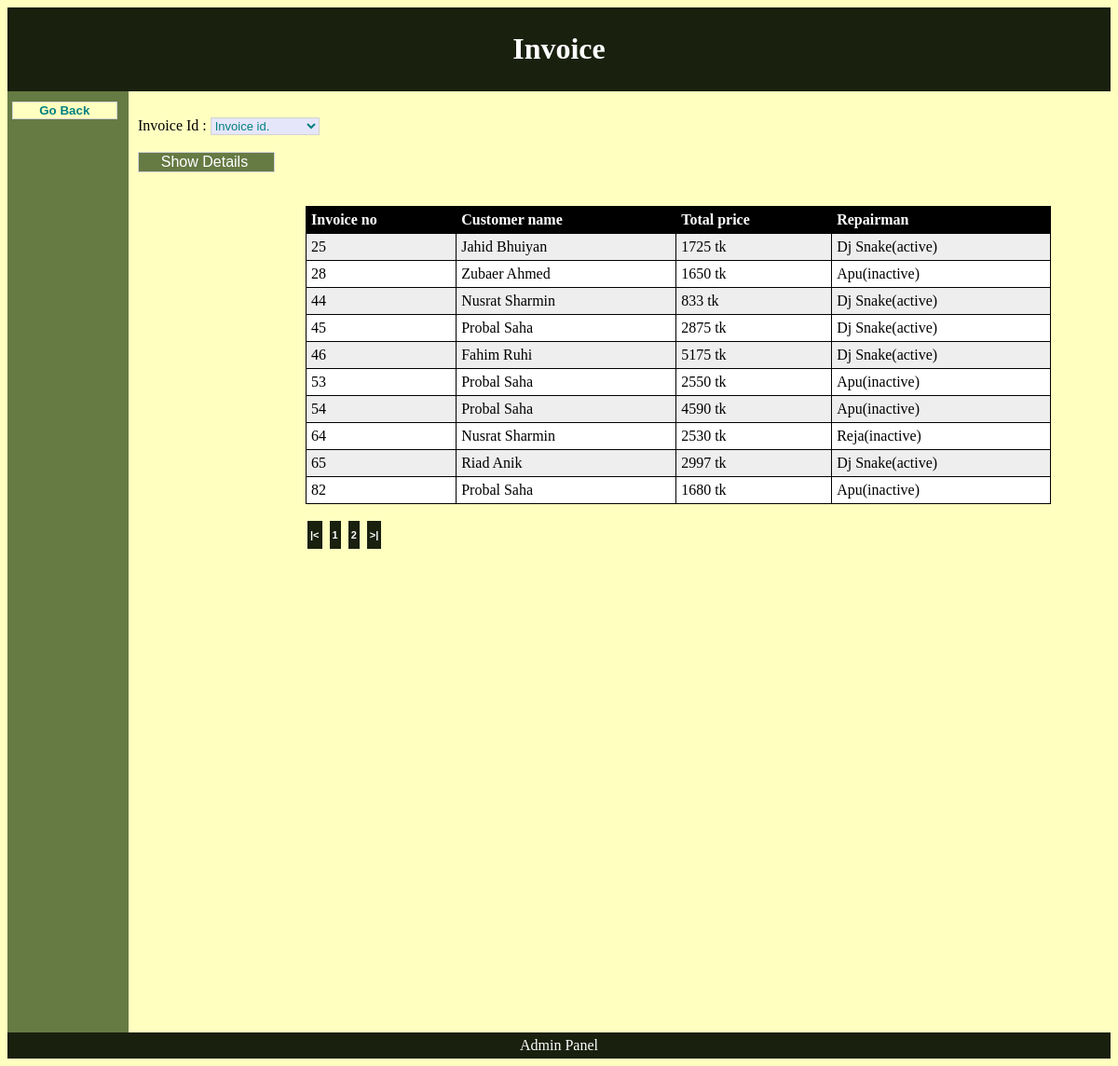
/Sales-portion/repairinvoice.php (signed in), run on the app's committed database.
### tables this page shows
CREATE TABLE IF NOT EXISTS `invoice` (
  `I_id` int(10) NOT NULL,
  `C_id` int(10) NOT NULL,
  `I_subtotal` int(10) NOT NULL,
  `I_vat` int(10) NOT NULL,
  `I_totalcost` int(15) NOT NULL,
  `I_date` date NOT NULL,
  `s_id` int(15) NOT NULL,
  `D_id` int(15) NOT NULL
);

CREATE TABLE IF NOT EXISTS `customer` (
  `C_id` int(15) NOT NULL,
  `C_Fname` varchar(10) NOT NULL,
  `C_Lname` varchar(10) NOT NULL,
  `C_phone` varchar(15) NOT NULL,
  `C_email` varchar(30) NOT NULL,
  `D_id` int(15) NOT NULL
);

CREATE TABLE IF NOT EXISTS `salesman` (
  `S_id` int(10) NOT NULL,
  `S_name` varchar(15) NOT NULL,
  `status` varchar(10) NOT NULL
);

### Sales-portion/repairinvoice.php (the view, shortened to what this page needs)
<?php
$num_rec_per_page=10;
if (isset($_GET["page"])) {
    $page  = $_GET["page"];
}
else {
    $page=1;
}
$start_from = ($page-1) * $num_rec_per_page;
    $result1= mysql_query("SELECT project.`customer`.`C_Fname`,`C_Lname`,project.`invoice`.`I_id`,`I_totalcost`,project.`salesman`.`S_name`,`status` FROM project.`invoice` INNER JOIN project.`customer` ON project.`customer`.`C_id`=project.`invoice`.`C_id` INNER JOIN project.`salesman` ON project.`salesman`.`S_id`=project.`invoice`.`S_id` WHERE project.`invoice`.`D_id`='2' ORDER BY project.`invoice`.`I_id`LIMIT $start_from, $num_rec_per_page;;
");
?>
<!DOCTYPE html>
<html>
    <head>
        <link rel="stylesheet" href="style.css">
    </head>
    <body bgcolor=" #FFFFC0">
        <header>
        <h1>Invoice</h1>
        </header>
        <nav>
   <div class="submit"> <form action="RepairSection.php" method="POST"><input type="submit" class="cat"style="font-face: 'Comic Sans MS'; font-size: smaller; color: teal; background-color: #FFFFC0; border: 1pt ridge lightgrey" value="&nbsp;&nbsp;&nbsp;&nbsp;&nbsp;&nbsp;Go Back&nbsp;&nbsp;&nbsp;&nbsp;&nbsp;&nbsp;"></div></form>
        </nav>
        <section>
        <!DOCTYPE html>
        <html>
        <head>
        </head>
        <body>
             <form action="invoicedetailsrepair.php" method="POST"><br>
                Invoice Id : <select name="i_id"style="font-face: 'Comic Sans MS'; font-size: small; color: teal; background-color:#E6E6FA ; border: 1pt ridge lightgrey" ><option disabled selected style='display: none;'> Invoice id.&nbsp;&nbsp;&nbsp;&nbsp;&nbsp;&nbsp;&nbsp;&nbsp;&nbsp;&nbsp;
                 </option>
    </select><br><br>
                 <div class="sub"><input type="submit" style="font-face: 'Comic Sans MS'; font-size: medium;cursor:pointer; color: white; background-color: #667A44; border: 1pt ridge lightgrey" value="&nbsp;&nbsp;&nbsp;&nbsp;Show Details&nbsp;&nbsp;&nbsp;&nbsp;&nbsp;"></div>
    <br><br>
            </form>
        <div class="table">
        <table id="t01">
          <tr>
            <th>Invoice no</th>
            <th>Customer name</th>
            <th>Total price</th>
            <th>Repairman</th>
          </tr>
            <?php
while ($row=mysql_fetch_array($result1,MYSQL_NUM)){
              echo "<tr>";
              echo "<td>" .$row[2]. "</td>";
               echo "<td>" .$row[0]." ".$row[1]. "</td>";
       echo "<td>" .$row[3]." tk"."</td>";
                   echo "<td>" .$row[4]."(".$row[5].")" ."</td>";
              echo "</tr>";
              }
?>
                </table><br>
            <?php
$sql = "SELECT project.`customer`.`C_Fname`,`C_Lname`,project.`invoice`.`I_id`,`I_totalcost` FROM project.`invoice` INNER JOIN project.`customer` ON project.`customer`.`C_id`=project.`invoice`.`C_id` WHERE project.`invoice`.`D_id`='2'ORDER BY project.`invoice`.`I_id`";
$rs_result = mysql_query($sql);
$total_records = mysql_num_rows($rs_result);
$total_pages = ceil($total_records / $num_rec_per_page);
echo "<a class=\"button\"href='repairinvoice.php?page=1'>".'|<'."</a> ";
for ($i=1; $i<=$total_pages; $i++) {
            echo "<a class=\" button\" href='repairinvoice.php?page=".$i."'>".$i."</a> ";
};
echo "<a class=\"button\"href='repairinvoice.php?page=$total_pages'>".'>|'."</a> ";
?>
        </div>
        </body>
        </section>
        <footer>
        Admin Panel
        </footer>
    </body>
</html>

### Sales-portion/style.css (style rules this page uses)
header { background-color:#1A200E; color:white; text-align:center; padding:5px; }
.cat { cursor: pointer; font-weight:bold; }
.submit { -webkit-transition: width 2s; transition: width 2s; }
.sub { -webkit-transition: width 2s,height 3s; transition: width 2s,height 3s; }
.button { background-color: #1A200E; border:solid 2px #FFFFC0; border-top:0; border-bottom:0; display:inline-block; color:#fff; font-family: Arial,Helvetica,sans-serif; font-size:11px; font-weight:bold; line-height:30px; text-decoration:none; padding:0 3px; }
nav { line-height:30px; background-color:#667A44; height: 1000px; width:120px; float:left; padding:5px; }
section { margin-top: auto; width:650px; float:left; height: auto; padding:10px; }
footer { background-color:#1A200E; color:white; clear:both; text-align:center; padding:5px; }
.table { width: 800px; height: 300px; margin-left: 180px; }

### Sales-portion/repairinvoice.php (style rules this page uses)
table { width:100%; }
table, th, td { border: 1px solid black; border-collapse: collapse; }
th, td { padding: 5px; text-align: left; }
table#t01 tr:nth-child(even) { background-color: #eee; }
table#t01 tr:nth-child(odd) { background-color:#fff; }
table#t01 th { background-color: black; color: white; }

### data on the page
invoice: I_id "25", C.C_Fname "Jahid", C.C_Lname "Bhuiyan", I_totalcost "1725", s.S_name "Dj Snake", s.status "active"
invoice: I_id "28", C.C_Fname "Zubaer", C.C_Lname "Ahmed", I_totalcost "1650", s.S_name "Apu", s.status "inactive"
invoice: I_id "44", C.C_Fname "Nusrat", C.C_Lname "Sharmin", I_totalcost "833", s.S_name "Dj Snake", s.status "active"
invoice: I_id "45", C.C_Fname "Probal", C.C_Lname "Saha", I_totalcost "2875", s.S_name "Dj Snake", s.status "active"
invoice: I_id "46", C.C_Fname "Fahim", C.C_Lname "Ruhi", I_totalcost "5175", s.S_name "Dj Snake", s.status "active"
invoice: I_id "53", C.C_Fname "Probal", C.C_Lname "Saha", I_totalcost "2550", s.S_name "Apu", s.status "inactive"
invoice: I_id "54", C.C_Fname "Probal", C.C_Lname "Saha", I_totalcost "4590", s.S_name "Apu", s.status "inactive"
invoice: I_id "64", C.C_Fname "Nusrat", C.C_Lname "Sharmin", I_totalcost "2530", s.S_name "Reja", s.status "inactive"
invoice: I_id "65", C.C_Fname "Riad", C.C_Lname "Anik", I_totalcost "2997", s.S_name "Dj Snake", s.status "active"
invoice: I_id "82", C.C_Fname "Probal", C.C_Lname "Saha", I_totalcost "1680", s.S_name "Apu", s.status "inactive"
